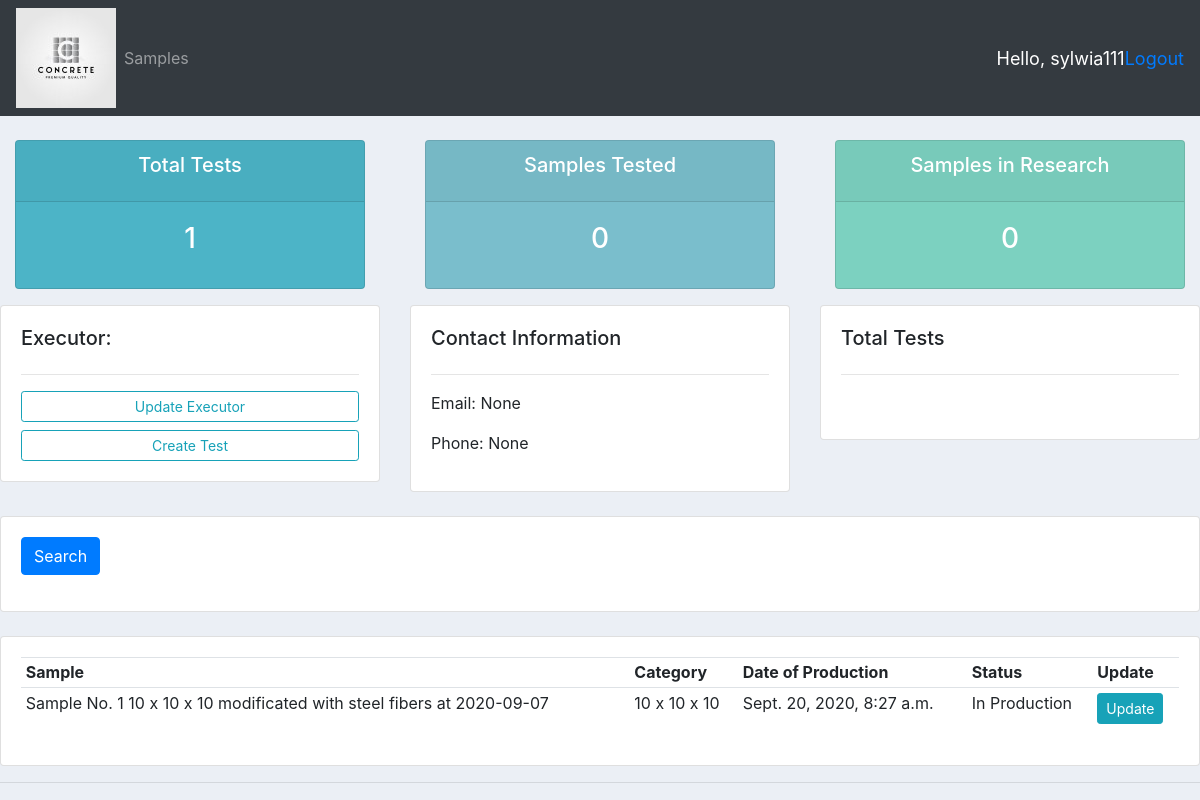
Screenshot of /user/ (signed in) with the database file from the repository.
### accounts/models.py (models this page shows, shortened)
class Executor(models.Model):
    DEGREE = (
        ('Prof.', 'Prof.'),
        ('PhD', 'PhD'),
        ('MSc', 'MSc'),
        ('Eng.', 'Eng.'),
        ('---', '---')
    )
    user = models.OneToOneField(User, null=True, blank=True, on_delete=models.CASCADE)
    first_name = models.CharField(max_length=100, null=True)
    last_name = models.CharField(max_length=100, null=True)
    degree = models.CharField(max_length=100, choices=DEGREE, null=True)
    phone = models.FloatField(max_length=9, null=True)
    email = models.EmailField(null=True)
    profile_pic = models.ImageField(default="profile1.png", blank=True)
    date_created = models.DateTimeField(auto_now_add=True)

class Test(models.Model):
    STATUS = (
        ('In Production', 'In Production'),
        ('In Research', 'In Research'),
        ('Tested', 'Tested'),
    )
    executor = models.ForeignKey(Executor, null=True, on_delete=models.SET_NULL)
    sample = models.ForeignKey(Sample, null=True, on_delete=models.SET_NULL)
    date_created = models.DateTimeField(auto_now_add=True)
    status = models.CharField(max_length=32, null=True, choices=STATUS)

class Sample(models.Model):
    CATEGORY = (
        ('10 x 10 x 10', '10 x 10 x 10'),
        ('15 x 15 x 15', '15 x 15 x 15'),
        ('10 x 10 x 50', '10 x 10 x 50'),
        ('15 x 15 x 70', '15 x 15 x 70'),
    )
    MODIFICATION = (
        ('steel fibers', 'steel fibers'),
        ('glass fibers', 'glass fibers'),
        ('polypropylene fibers', 'polypropylene fibers'),
        ('kaoline', 'kaoline'),
        ('zeolite', 'zeolite'),
    )
    name = models.CharField(max_length=100, null=True)
    category = models.CharField(max_length=100, null=True, choices=CATEGORY)
    modification = models.CharField(max_length=100, null=True, choices=MODIFICATION)
    description = models.CharField(max_length=400, null=True)
    date_of_production = models.DateField(default=datetime.now())
    tags = models.ManyToManyField(Tag)
    def __str__(self):
        return f"{self.name} {self.category} modificated with {self.modification} at {self.date_of_production}"

### accounts/decorators.py (the view)
        def wrapper_func(request, *args, **kwargs):
            group = None
            if request.user.groups.exists():
                group = request.user.groups.all()[0].name
            if group in allowed_roles:
                return view_func(request, *args, **kwargs)
            else:
                return HttpResponse("You are not authorized!")

### accounts/views.py (called while the page is built)
@login_required(login_url='login')
@allowed_users(allowed_roles=['executor', 'admin'])
def userPage(request):
    tests = request.user.executor.test_set.all()
    total_tests = tests.count()
    tested = tests.filter(status='Tested').count()
    in_research = tests.filter(status='In Research').count()
    ctx = {'tests': tests,
           'total_tests': total_tests,
           'tested': tested,
           'executor': request.user.executor,
           'in_research': in_research}
    return render(request, 'accounts/user.html', ctx)

### accounts/templates/accounts/user.html (shortened to what this page needs)
{% extends 'accounts/main.html' %}
{% block content %}
{% include 'accounts/status.html' %}
	<div class="row">
		<div class="col-md">
			<div class="card card-body">
				<h5>Executor: </h5>
				<hr>
				<a class="btn btn-outline-info  btn-sm btn-block" href="">Update Executor</a>
				<a class="btn btn-outline-info  btn-sm btn-block" href="{% url 'create_test' executor.id %}">Create Test</a>
			</div>
		</div>
		<div class="col-md">
			<div class="card card-body">
				<h5>Contact Information</h5>
				<hr>
				<p>Email: {{executor.email}}</p>
				<p>Phone: {{executor.phone}}</p>
			</div>
		</div>
		<div class="col-md">
			<div class="card card-body">
				<h5>Total Tests</h5>
				<hr>
				<h1 style="text-align: center;padding: 10px">{{test_count}}</h1>
			</div>
		</div>
	</div>
	<br>
	<div class="row">
		<div class="col">
			<div class="card card-body">
				<form method="get">
				<button class="btn btn-primary" type="submit">Search</button>
			  </form>
			</div>
		</div>
	</div>
	<br>
	<div class="row">
		<div class="col-md">
			<div class="card card-body">
				<table class="table table-sm">
					<tr>
						<th>Sample</th>
						<th>Category</th>
						<th>Date of Production</th>
						<th>Status</th>
						<th>Update</th>
					</tr>
					{% for test in tests %}
					<tr>
						<td>{{test.sample}}</td>
						<td>{{test.sample.category}}</td>
						<td>{{test.date_created}}</td>
						<td>{{test.status}}</td>
						<td><a class="btn btn-sm btn-info" href="{% url 'update_test' test.id %}">Update</a></td>
					</tr>
					{% endfor %}
				</table>
			</div>
		</div>
	</div>
{% endblock content %}

### accounts/templates/accounts/navbar.html (shortened to what this page needs)
{% load static %}
<nav class="navbar navbar-expand-lg navbar-dark bg-dark">
  <img src="{% static 'images/logo.jpg' %}">
  <div class="collapse navbar-collapse" id="navbarNav">
    <ul class="navbar-nav">
      {% if request.user.is_staff %}
      <li class="nav-item active">
        <a class="nav-link" href="{% url 'home' %}">Dashboard</a>
      </li>
      {% else %}
      <li class="nav-item">
        <a class="nav-link" href="{% url 'samples' %}">Samples</a>
      </li>
      {% endif %}
    </ul>
  </div>
  <span class="hello-msg">Hello, {{request.user}} </span>
  <span class="hello-msg"><a href="{% url 'logout' %}">Logout</a></span>
</nav>

### static/css/main.css (style rules this page uses)
body { background-color: #ebeff5; }

### accounts/templates/accounts/navbar.html (style rules this page uses)
.hello-msg { font-size: 18px; color: #fff; morgin-right: 20px; }

### rows the page displays
Executor: email "None", phone "None"
Test: sample "Sample No. 1 10 x 10 x 10 modificated with steel fibers at 2020-09-07", sample.category "10 x 10 x 10", date_created "Sept. 20, 2020, 8:27 a.m.", status "In Production"

### other values shown
{{ request.user }} "sylwia111"
{{ total_tests }} "1"
{{ tested }} "0"
{{ in_research }} "0"
